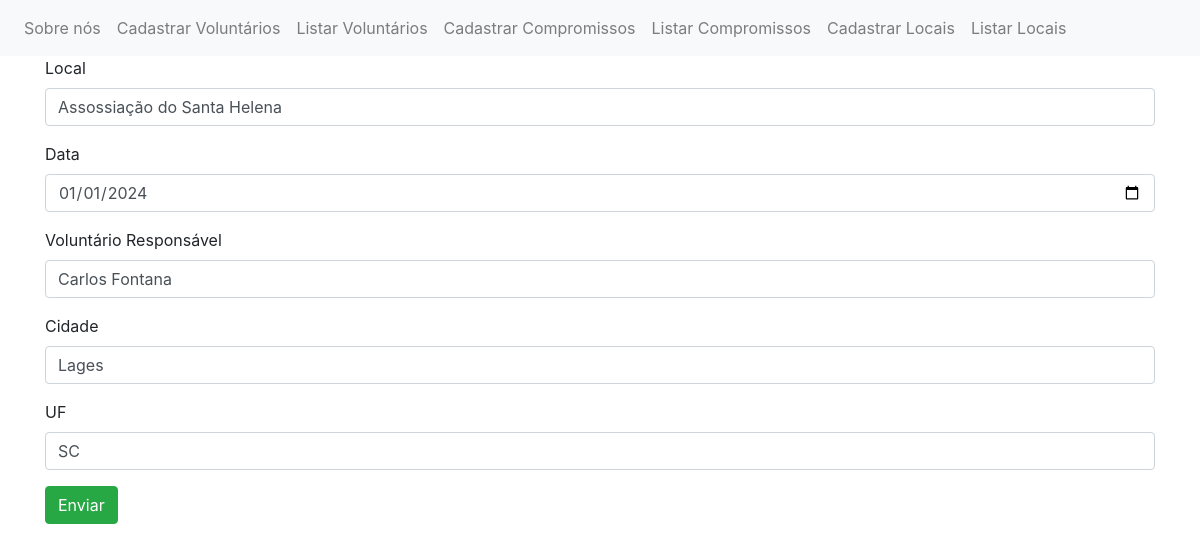
Page /editarcompromisso.php?id=1 on the committed database.
### tables this page shows
CREATE TABLE `compromissos` (
  `id` int(15) NOT NULL AUTO_INCREMENT,
  `local_compromisso` varchar(255) NOT NULL,
  `data_compromisso` DATE NOT NULL,
  `voluntario_resp` varchar(255) NOT NULL,
  `cidade` varchar(255) NOT NULL,
  `uf` varchar(255) NOT NULL,
  PRIMARY KEY(id)
);

### editarcompromisso.php (the view, shortened to what this page needs)
<!DOCTYPE html>
<html lang="pt-BR">
  <head>
    <link rel="stylesheet" href="https://cdn.jsdelivr.net/npm/bootstrap@4.5.3/dist/css/bootstrap.min.css">
  </head>
  <body>
    <nav class="navbar navbar-expand-lg navbar-light bg-light">
      <div class="collapse navbar-collapse" id="navbarNav">
        <ul class="navbar-nav">
          <li class="nav-item">
            <a class="nav-link" href="index.php">Sobre nós</a>
          </li>
          <li class="nav-item">
            <a class="nav-link" href="voluntarios.php">Cadastrar Voluntários</a>
          </li>
          <li class="nav-item">
            <a class="nav-link" href="listarvoluntarios.php">Listar Voluntários</a>
          </li>
          <li class="nav-item">
            <a class="nav-link" href="compromissos.php">Cadastrar Compromissos</a>
          </li>
          <li class="nav-item">
            <a class="nav-link" href="listarcompromissos.php">Listar Compromissos</a>
          </li>
          <li class="nav-item">
            <a class="nav-link" href="locais.php">Cadastrar Locais</a>
          </li>
          <li class="nav-item">
            <a class="nav-link" href="listarlocais.php">Listar Locais</a>
          </li>
        </ul>
      </div>
    </nav>
    <div class="container">
        <div class="row">
            <div class="col-lg-12">
                <?php
                  include("config.php");
                  $sql = "SELECT * FROM compromissos WHERE id=".$_REQUEST["id"];
                  $res = $conn->query($sql) or die($conn->error);
                  $row = $res->fetch_object();
                ?>
                <form action="salvarcompromissos.php" method="POST">
                    <div class="form-group">
                        <label>Local</label>
                        <input type="text" name="local_compromisso" class="form-control" value="<?php print $row->local_compromisso; ?>">
                    </div>
                    <div class="form-group">
                        <label>Data</label>
                        <input type="date" name="data_compromisso" class="form-control" value="<?php print $row->data_compromisso; ?>">
                    </div>
                    <div class="form-group">
                        <label>Voluntário Responsável</label>
                        <input type="text" name="voluntario_resp" class="form-control" value="<?php print $row->voluntario_resp; ?>">
                    </div>
                    <div class="form-group">
                        <label>Cidade</label>
                        <input type="text" name="cidade" class="form-control" value="<?php print $row->cidade; ?>">
                    </div>
                    <div class="form-group">
                        <label>UF</label>
                        <input type="text" name="uf" class="form-control" value="<?php print $row->uf; ?>">
                    </div>
                    <div class="form-group">
                        <button class="btn btn-success" type="submit">Enviar</button>
                    </div>
                </form>
            </div>
        </div>
    </div>
  </body>
</html>

### rows in the picture
compromissos: local_compromisso "Assossiação do Santa Helena", data_compromisso "01/01/2024", voluntario_resp "Carlos Fontana", cidade "Lages", uf "SC"
